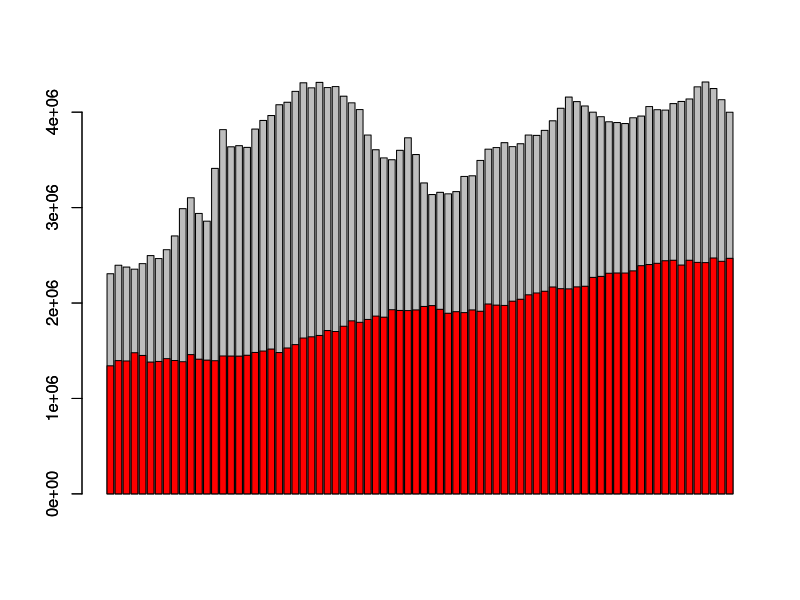
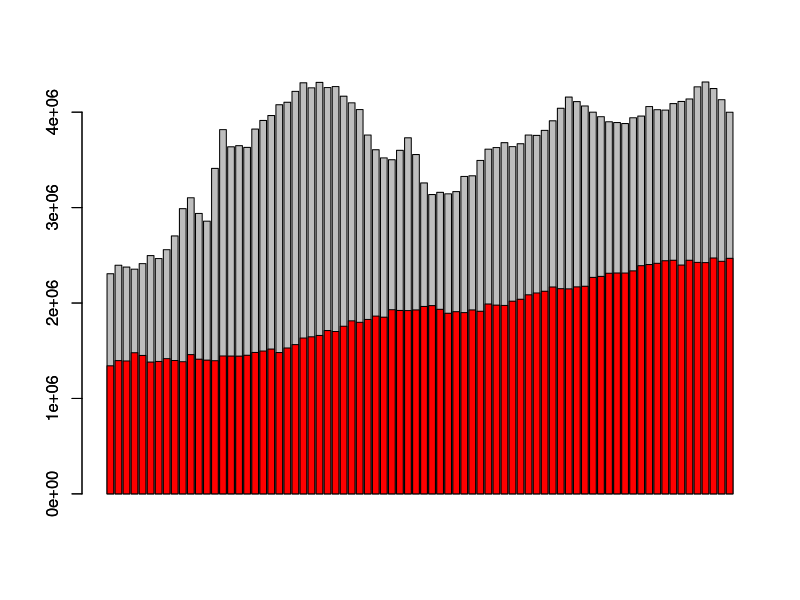

R code for these plots, in order:
MyFun <- function(country){
  
  
  #######
  # SET WORKING DIRECTORY 
  #######
  setwd(paste0("C:/Users/BrewJR/Documents/uf/phc7934/populationsAndHealth/", country))
  
  
  #######
  # READ IN DEATHS, BIRTHS AND POPULATION
  #######
  d <- read.table("deaths.txt",header=TRUE,skip=2)
  b <- read.table("births.txt",header=TRUE,skip=2)
  p <- read.table("population.txt",header=TRUE,skip=2)
  
  #######
  # SINCE B IS ON A NICE 1 YEAR = 1 ROW SYSTEM, ADD TO IT
  #######
  # populations
  b$p <- NA
  for (i in b$Year){
    b$p[which(b$Year == i)] <-
      sum(p$Total[which(p$Year == i)])
  }
  
  
  b$d <- NA
  for (i in b$Year){
    b$d[which(b$Year == i)] <-
      sum(d$Total[which(d$Year == i)])
  }
  
  
  #######
  # ADD A B VARIABLE (births) and a Y VARIABLE (year)
  #######
  b$b <- b$Total
  b$y <- b$Year
  
  #######
  # NAME THE DATAFRAME X
  #######
  x <- b
  
  # (x is now a dataframe with b = births, d = deaths, p = population)
  
  # plot(x$y, x$b, ylim=c(0,5000000))
  #lines(x$y, x$d)
  barplot(x$b)
  barplot(x$d, col = "red", add = T)
  
  
}


MyFun("japan")
#######
# SET WORKING DIRECTORY 
#######
setwd("C:/Users/BrewJR/Documents/uf/phc7934/populationsAndHealth/usa")


#######
# READ IN DEATHS, BIRTHS AND POPULATION
#######
d <- read.table("deaths.txt",header=TRUE,skip=2)
b <- read.table("births.txt",header=TRUE,skip=2)
p <- read.table("population.txt",header=TRUE,skip=2)

#######
# SINCE B IS ON A NICE 1 YEAR = 1 ROW SYSTEM, ADD TO IT
#######
# populations
b$p <- NA
for (i in b$Year){
  b$p[which(b$Year == i)] <-
    sum(p$Total[which(p$Year == i)])
}


b$d <- NA
for (i in b$Year){
  b$d[which(b$Year == i)] <-
    sum(d$Total[which(d$Year == i)])
}


#######
# ADD A B VARIABLE (births) and a Y VARIABLE (year)
#######
b$b <- b$Total
b$y <- b$Year

#######
# NAME THE DATAFRAME X
#######
x <- b

# (x is now a dataframe with b = births, d = deaths, p = population)

# plot(x$y, x$b, ylim=c(0,5000000))
#lines(x$y, x$d)
barplot(x$b)
barplot(x$d, col = "red", add = T)

#######
#
#######




#######
#
#######


